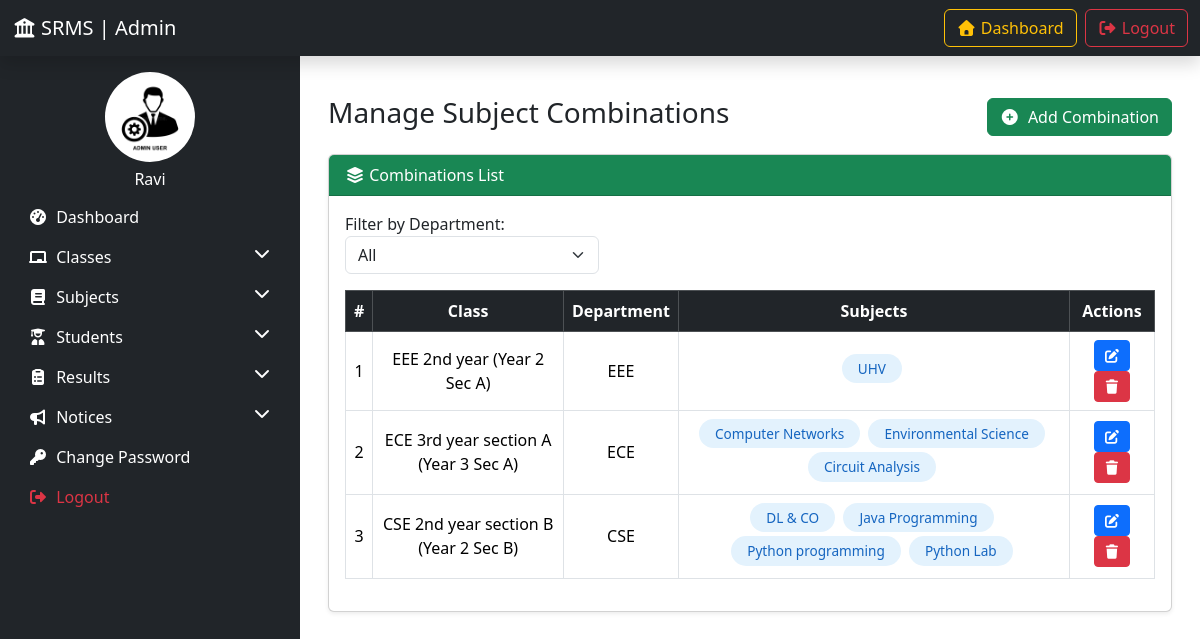
Screenshot of /manage_subject_combinations/ (signed in) with the database file from the repository.
### resultapp/models.py (models this page shows, shortened)
class SubjectCombination(models.Model):
    student_class = models.ForeignKey(Class, on_delete=models.CASCADE, related_name="subject_combinations")
    subjects = models.ManyToManyField(Subject, related_name="combinations")
    creation_date = models.DateTimeField(auto_now_add=True)
    updation_date = models.DateTimeField(auto_now=True)

class Class(models.Model):
    class_name = models.CharField(max_length=100)  # Full name (e.g., "CSE 2nd Year B")
    department = models.CharField(
        max_length=50,
        choices=[
            ('CSE', 'Computer Science'),
            ('ECE', 'Electronics'),
            ('EEE', 'Electrical'),
            ('MECH', 'Mechanical'),
            ('CIVIL', 'Civil'),
            ('CS', 'Cyber Security'),
        ]
    )
    year = models.PositiveSmallIntegerField(
        choices=[(1, 'I Year'), (2, 'II Year'), (3, 'III Year'), (4, 'IV Year')]
    )
    semester = models.PositiveSmallIntegerField(
        choices=[(1, 'I Semester'), (2, 'II Semester')]
    )
    section = models.CharField(max_length=5)  # e.g., "A"
    academic_session = models.CharField(max_length=20)  # e.g., "2024-2025"
    remarks = models.TextField(blank=True, null=True)
    creation_date = models.DateTimeField(auto_now_add=True)
    updation_date = models.DateTimeField(auto_now=True)

class Subject(models.Model):
    subject_code = models.CharField(max_length=20, unique=True)
    subject_name = models.CharField(max_length=100)
    subject_type = models.CharField(
        max_length=20,
        choices=[('THEORY', 'Theory'), ('LAB', 'Lab'), ('PROJECT', 'Project')],
        default='THEORY'
    )
    credits = models.PositiveSmallIntegerField(default=3)
    assigned_class = models.ForeignKey(Class, on_delete=models.CASCADE, related_name="subjects")
    department = models.CharField(max_length=50, default="Temp")
    creation_date = models.DateTimeField(auto_now_add=True)
    updation_date = models.DateTimeField(auto_now=True)

### resultapp/views.py (the view)
# urls.py: path('manage_subject_combinations/',manage_subject_combinations,name='manage_subject_combinations'),
@login_required
def manage_subject_combinations(request):
    combinations = SubjectCombination.objects.select_related(
        "student_class"
    ).prefetch_related("subjects").all()
    departments = Class.objects.values_list('department', flat=True).distinct()
    delete_id = request.GET.get("delete")
    if delete_id:
        combo = get_object_or_404(SubjectCombination, id=delete_id)
        combo.delete()
        messages.success(request, "Subject Combination deleted successfully.")
        return redirect("manage_subject_combinations")
    return render(request, "manage_subject_combinations.html", {
        "combinations": combinations,
        "departments": departments
    })

### resultapp/context_processors.py (called while the page is built)
def get_global_notices(request):
    notices = Notice.objects.filter(
        expiry_date__gte=timezone.now()
    ) | Notice.objects.filter(expiry_date__isnull=True)
    return {
        'notices': notices.order_by('-publish_date')[:5]  # latest 5 notices
    }

def latest_notices(request):
    return {
        "latest_notices": Notice.objects.all().order_by('-created_at')[:5]
    }

### templates/manage_subject_combinations.html (shortened to what this page needs)
{% extends 'admin_base.html' %}
{% load static %}
{% block content %}
<div class="container mt-4">
    <div class="d-flex justify-content-between align-items-center mb-3">
        <h3>Manage Subject Combinations</h3>
        <a href="{% url 'add_subject_combination' %}" class="btn btn-success">
            <i class="fas fa-plus-circle me-1"></i> Add Combination
        </a>
    </div>
    <div class="card shadow-sm">
        <div class="card-header bg-success text-white">
            <i class="fas fa-layer-group"></i> Combinations List
        </div>
        <div class="card-body">
            <div class="mb-3 row">
                <div class="col-md-4">
                    <label>Filter by Department:</label>
                    <select class="form-select" id="dept_filter">
                        <option value="all">All</option>
                    </select>
                </div>
            </div>
            <div class="table-responsive">
                <table class="table table-hover table-bordered align-middle text-center">
                    <thead class="table-dark">
                        <tr>
                            <th>#</th>
                            <th>Class</th>
                            <th>Department</th>
                            <th>Subjects</th>
                            <th>Actions</th>
                        </tr>
                    </thead>
                    <tbody id="combo_table">
                        {% for c in combinations %}
                        <tr class="dept-{{ c.student_class.department }}">
                            <td>{{ forloop.counter }}</td>
                            <td>{{ c.student_class.class_name }} (Year {{ c.student_class.year }} Sec {{ c.student_class.section }})</td>
                            <td>{{ c.student_class.department }}</td>
                            <td>
                                {% for s in c.subjects.all %}
                  <span class="badge rounded-pill px-3 py-2 me-1 mb-1"
      style="background-color:#e3f2fd; color:#1565c0; font-weight:500; font-size:0.85rem;">
    {{ s.subject_name }}
</span>
                                {% endfor %}
                            </td>
                            <td>
                                <a href="{% url 'edit_subject_combination' c.id %}" class="btn btn-sm btn-primary">
                                    <i class="fas fa-edit"></i>
                                </a>
                                <a href="{% url 'delete_subject_combination' c.id %}" class="btn btn-sm btn-danger" onclick="return confirm('Are you sure?');">
                                    <i class="fas fa-trash"></i>
                                </a>
                            </td>
                        </tr>
                        {% endfor %}
                    </tbody>
                </table>
            </div>
        </div>
    </div>
</div>
{% endblock %}

### templates/sidebar.html (shortened to what this page needs)
{% load static %}
<nav class="col-md-3 col-lg-3 sidebar bg-dark pt-3">
    <div class="text-white text-center">
        <img src="{% static 'images/adminpic.webp' %}" class="rounded-circle mb-2" width="90" height="90">
        <h6>{{ user.username|default:"Admin" }}</h6>
    </div>
    <ul class="nav flex-column">
        <li class="nav-item">
            <a href="{% url 'admin_dashboard' %}" class="nav-link">
                <i class="fas fa-tachometer-alt me-1"></i> Dashboard
            </a>
        </li>
        <li class="nav-item">
            <a href="#ClassesMenu" data-bs-toggle="collapse" class="nav-link">
                <i class="fas fa-chalkboard me-1"></i> Classes
                <i class="fas fa-chevron-down float-end"></i>
            </a>
        </li>
        <li class="nav-item">
            <a href="#SubjectMenu" data-bs-toggle="collapse" class="nav-link">
                <i class="fas fa-book me-1"></i> Subjects
                <i class="fas fa-chevron-down float-end"></i>
            </a>
        </li>
        <li class="nav-item">
            <a href="#StudentMenu" data-bs-toggle="collapse" class="nav-link">
                <i class="fas fa-user-graduate me-1"></i> Students
                <i class="fas fa-chevron-down float-end"></i>
            </a>
        </li>
        <li class="nav-item">
            <a href="#ResultsMenu" data-bs-toggle="collapse" class="nav-link">
                <i class="fas fa-clipboard-list me-1"></i> Results
                <i class="fas fa-chevron-down float-end"></i>
            </a>
        </li>
        <li class="nav-item">
            <a href="#NoticeMenu" data-bs-toggle="collapse" class="nav-link">
                <i class="fas fa-bullhorn me-1"></i> Notices
                <i class="fas fa-chevron-down float-end"></i>
            </a>
        </li>
        <li class="nav-item">
            <a href="{% url 'password_change' %}" class="nav-link">
                <i class="fas fa-key me-1"></i> Change Password
            </a>
        </li>
        <li class="nav-item">
            <a href="{% url 'admin_logout' %}" class="nav-link text-danger">
                <i class="fas fa-sign-out-alt me-1"></i> Logout
            </a>
        </li>
    </ul>
</nav>

### templates/admin_base.html (style rules this page uses)
body { padding-top: 56px; }

### templates/sidebar.html (style rules this page uses)
.sidebar { min-height: 100vh; overflow-y: auto; top: 0; left: 0; background-color: #343a40; padding-top: 20px; }
.sidebar .nav-link { color: white; }

### rows the page displays
SubjectCombination: student_class.class_name "EEE 2nd year", student_class.year "2", student_class.section "A", student_class.department "EEE"
Subject: subject_name "UHV"
SubjectCombination: student_class.class_name "ECE 3rd year section A", student_class.year "3", student_class.section "A", student_class.department "ECE"
Subject: subject_name "Computer Networks"
Subject: subject_name "Environmental Science"
Subject: subject_name "Circuit Analysis"
SubjectCombination: student_class.class_name "CSE 2nd year section B", student_class.year "2", student_class.section "B", student_class.department "CSE"
Subject: subject_name "DL & CO"
Subject: subject_name "Java Programming"
Subject: subject_name "Python programming"
Subject: subject_name "Python Lab"

### other values shown
{{ user.username|default:"Admin" }} "Ravi"
